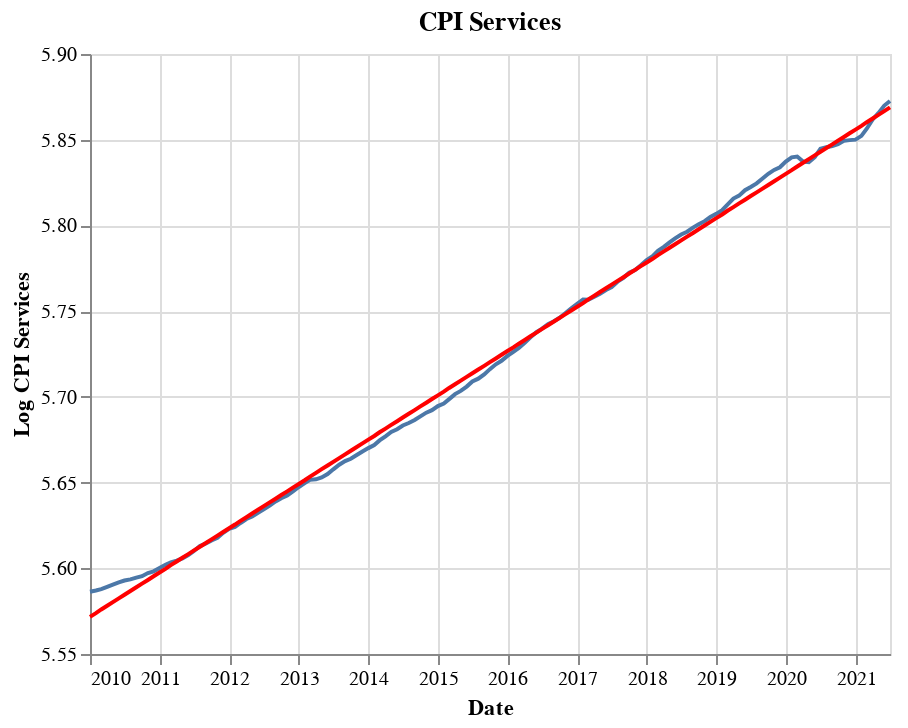

The cell this chart's notebook holds for it:
### Code cell
raw = alt.Chart(dat['2010':].reset_index(), title = 'CPI Services').mark_line().encode(
    x=alt.X('index:T', axis=alt.Axis(title='Date')),
    y=alt.Y('ln_cpi_services:Q', axis=alt.Axis(title='Log CPI Services'), scale=alt.Scale(zero=False))
)

pred = alt.Chart(dat['2010':].reset_index()).mark_line(color = 'red').encode(
    x=alt.X('index:T'),
    y=alt.Y('pred_ln_cpi_services:Q', scale=alt.Scale(zero=False))
)


raw + pred

### Figure 1 — Vega-Lite specification as saved in the notebook (floating-point values rounded to 4 significant figures; data arrays with more than 128 entries replaced by an {"elided": "..."} marker saying what was removed)
{"config": {"view": {"continuousWidth": 400, "continuousHeight": 300}}, "layer": [{"data": {"name": "data-7dc8279c65c0b2502d2984044850acf9"}, "mark": "line", "encoding": {"x": {"type": "temporal", "axis": {"title": "Date"}, "field": "index"}, "y": {"type": "quantitative", "axis": {"title": "Log CPI Services"}, "field": "ln_cpi_services", "scale": {"zero": false}}}, "title": "CPI Services"}, {"data": {"name": "data-7dc8279c65c0b2502d2984044850acf9"}, "mark": {"type": "line", "color": "red"}, "encoding": {"x": {"type": "temporal", "field": "index"}, "y": {"type": "quantitative", "field": "pred_ln_cpi_services", "scale": {"zero": false}}}}], "$schema": "https://vega.github.io/schema/vega-lite/v4.8.1.json", "datasets": {"data-7dc8279c65c0b2502d2984044850acf9": {"elided": "139 records"}}}
